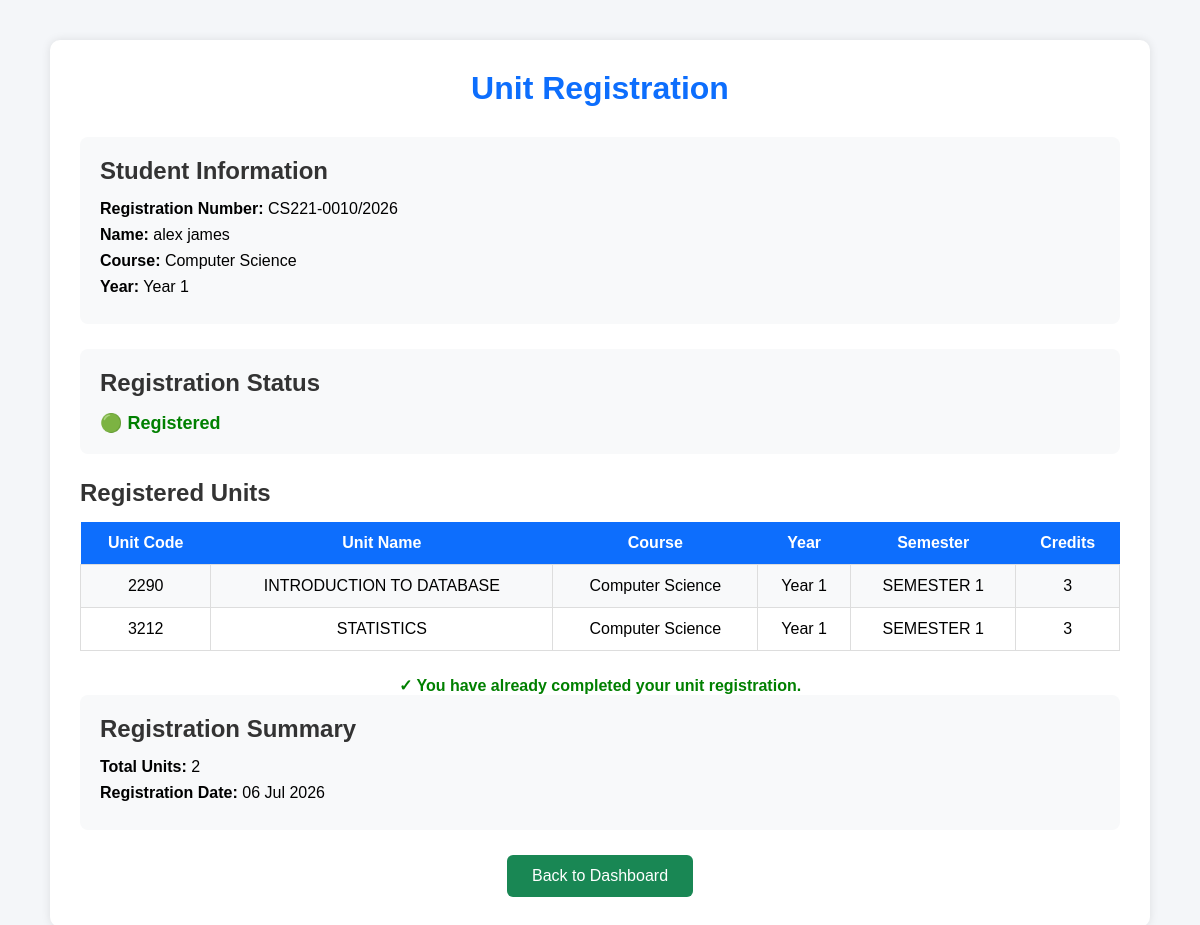
Page /unit_registration/ (signed in) on the committed database.
### SmartHubApp/models.py (models this page shows, shortened)
class Student(models.Model):
    first_name = models.CharField(max_length=100)
    middle_name = models.CharField(max_length=100, blank=True)
    last_name = models.CharField(max_length=100)
    dob = models.DateField()
    gender = models.CharField(max_length=20)
    nationality = models.CharField(max_length=100)
    phone = models.CharField(max_length=20)
    county = models.CharField(max_length=100)
    address = models.TextField()
    postal_code = models.CharField(max_length=20)
    faculty = models.CharField(max_length=100)
    department = models.CharField(max_length=100)
    course = models.CharField(max_length=100)
    year = models.CharField(max_length=20, default="Year 1")
    study_mode = models.CharField(max_length=30)
    guardian_name = models.CharField(max_length=100)
    guardian_phone = models.CharField(max_length=20)
    personal_email = models.EmailField()
    registration_number = models.CharField(max_length=30, unique=True)
    institution_email = models.EmailField(unique=True)
    username = models.CharField(max_length=100, unique=True)
    password = models.CharField(max_length=255)
    created_at = models.DateTimeField(auto_now_add=True)

class UnitRegistration(models.Model):
    student = models.ForeignKey(Student, on_delete=models.CASCADE, related_name="unit_registrations")
    unit = models.ForeignKey(Unit, on_delete=models.CASCADE, related_name="registered_students")
    registered_at = models.DateTimeField(auto_now_add=True)
    class Meta:
        constraints = [
            models.UniqueConstraint(
                fields=["student", "unit"],
                name="unique_student_unit"
            )
        ]

class Unit(models.Model):
    unit_code = models.CharField(max_length=20)
    unit_name = models.CharField(max_length=200)
    course = models.CharField(max_length=100)
    year = models.CharField(max_length=20)
    semester = models.CharField(max_length=20)
    credit_hours = models.IntegerField()

### SmartHubApp/views.py (the view, shortened to what this page needs)
# urls.py: path('unit_registration/',unit_registration, name='unit_registration'),
def unit_registration(request):
    if 'student_id' not in request.session:
        return redirect('login')
    student = Student.objects.get(id=request.session['student_id'])
    units = Unit.objects.filter(course=student.course, year=student.year)
    registered_units = UnitRegistration.objects.filter(student=student)
    return render(
        request,
        'SmartHubApp/unit_registration.html',
        {
            'student': student,
            'units': units,
            'registered_units': registered_units
        }
    )

### templates/SmartHubApp/unit_registration.html (shortened to what this page needs)
{% load static %}
<!DOCTYPE html>
<html lang="en">
<head>
<link rel="stylesheet" href="{% static 'css/unit_registration.css' %}">
</head>
<body>
<div class="container">
<div class="card">
<h1>Unit Registration</h1>
<div class="student-info">
<h2>Student Information</h2>
<p><strong>Registration Number:</strong> {{ student.registration_number }}</p>
<p><strong>Name:</strong> {{ student.first_name }} {{ student.last_name }}</p>
<p><strong>Course:</strong> {{ student.course }}</p>
<p><strong>Year:</strong> {{ student.year }}</p>
</div>
<div class="status">
<h2>Registration Status</h2>
{% if registered_units %}
<p class="registered">🟢 Registered</p>
{% else %}
<p class="not-registered">🔴 Not Registered</p>
{% endif %}
</div>
<form method="POST">
{% if registered_units %}
<h2>Registered Units</h2>
<table>
<tr>
<th>Unit Code</th>
<th>Unit Name</th>
<th>Course</th>
<th>Year</th>
<th>Semester</th>
<th>Credits</th>
</tr>
{% for registration in registered_units %}
<tr>
<td>{{ registration.unit.unit_code }}</td>
<td>{{ registration.unit.unit_name }}</td>
<td>{{ registration.unit.course }}</td>
<td>{{ registration.unit.year }}</td>
<td>{{ registration.unit.semester }}</td>
<td>{{ registration.unit.credit_hours }}</td>
</tr>
{% endfor %}
</table>
<p class="success">✓ You have already completed your unit registration.</p>
{% endif %}
{% if registered_units %}
<div class="summary">
<h2>Registration Summary</h2>
<p><strong>Total Units:</strong> {{ registered_units|length }}</p>
<p><strong>Registration Date:</strong> {{ registered_units.0.registered_at|date:"d M Y" }}</p>
</div>
{% endif %}
</form>
<div class="buttons">
<a href="{% url 'dashboard' %}" class="btn">Back to Dashboard</a>
</div>
</div>
</div>
</body>
</html>

### static/css/unit_registration.css (style rules this page uses)
* { margin:0; padding:0; box-sizing:border-box; font-family:Arial,sans-serif; }
body { background:#f4f6f9; padding:40px; }
.container { max-width:1100px; margin:auto; }
.card { background:#fff; padding:30px; border-radius:10px; box-shadow:0 0 10px rgba(0,0,0,0.1); }
h1 { text-align:center; margin-bottom:30px; color:#0d6efd; }
h2 { margin-bottom:15px; color:#333; }
.student-info, .status, .summary { background:#f8f9fa; padding:20px; border-radius:8px; margin-bottom:25px; }
.student-info p, .summary p { margin:8px 0; }
.registered { color:green; font-weight:bold; font-size:18px; }
table { width:100%; border-collapse:collapse; margin-bottom:25px; }
table th { background:#0d6efd; color:white; padding:12px; }
table td { padding:12px; border:1px solid #ddd; text-align:center; }
table tr:nth-child(even) { background:#f8f9fa; }
.success { color:green; font-weight:bold; text-align:center; margin-top:20px; }
.buttons { text-align:center; margin-top:20px; }
.btn { display:inline-block; padding:12px 25px; background:#198754; color:white; text-decoration:none; border-radius:6px; }

### rows in the picture
Student: registration_number "CS221-0010/2026", first_name "alex", last_name "james", course "Computer Science", year "Year 1"
UnitRegistration: unit.unit_code "2290", unit.unit_name "INTRODUCTION TO DATABASE", unit.course "Computer Science", unit.year "Year 1", unit.semester "SEMESTER 1", unit.credit_hours "3", registered_at "06 Jul 2026"
UnitRegistration: unit.unit_code "3212", unit.unit_name "STATISTICS", unit.course "Computer Science", unit.year "Year 1", unit.semester "SEMESTER 1", unit.credit_hours "3"

### other values in the picture
{{ registered_units|length }} "2"
